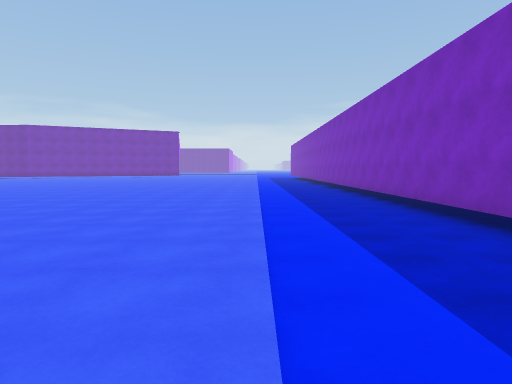
view 1 (above)

24 first-person views from a walk through a Unity game level. The camera is 1.5 m above the floor, tilts 4° down and sees 75° across. The floor is counted in squares, 2 m on a side. Each view is taken from the middle of a square. On the plan, view 1 faces up. The plan holds only what a view shows up to about 11 squares ahead; the rest is blank. The place goes on beyond the plan.

view 2
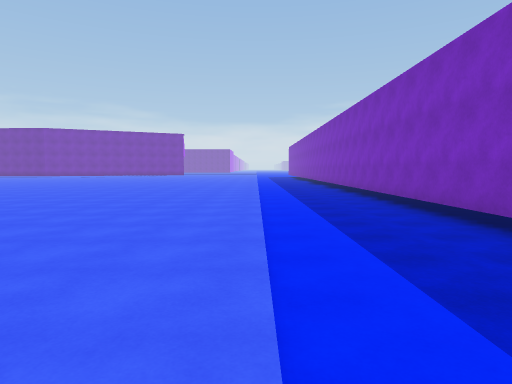

view 3
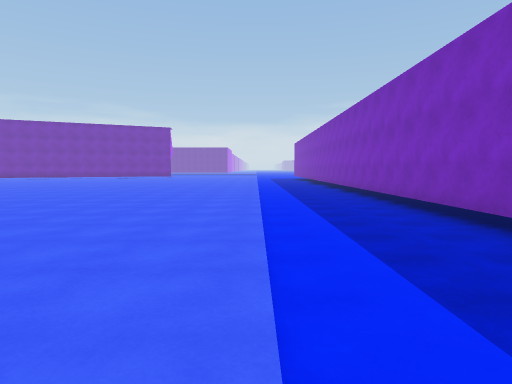

view 4
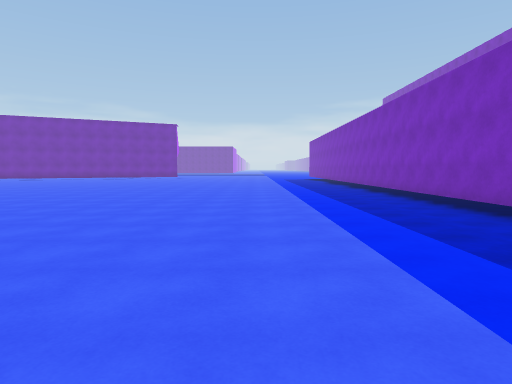

view 5
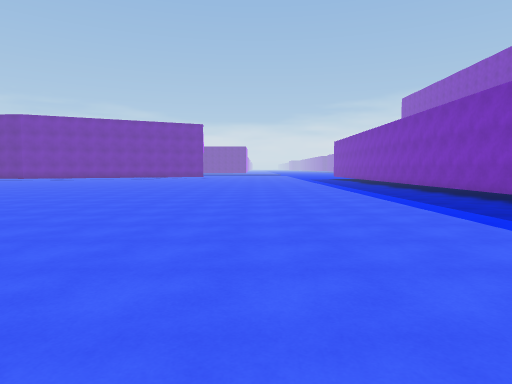

view 6
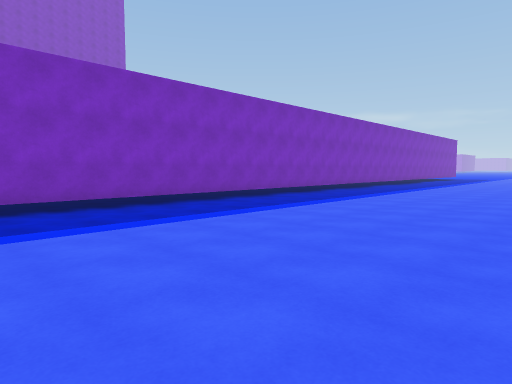

view 7
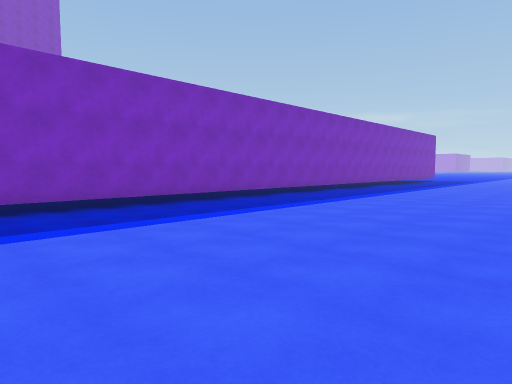

view 8
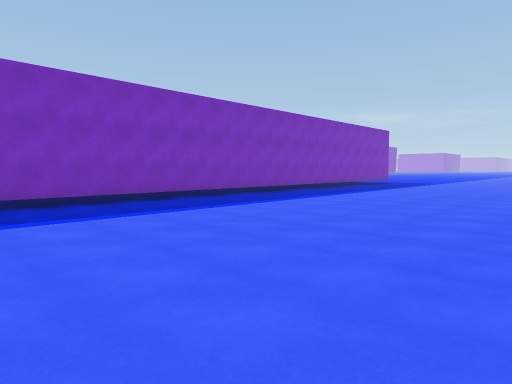

view 9
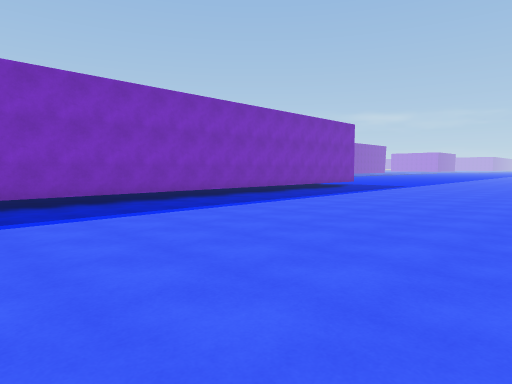

view 10
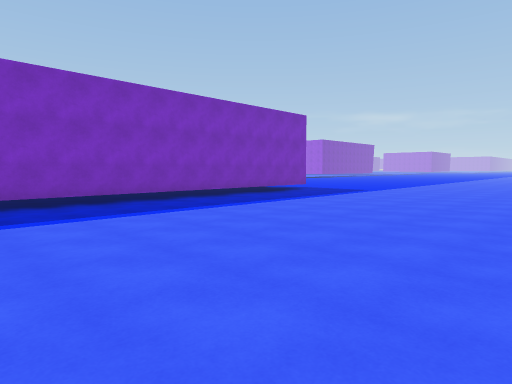

view 11
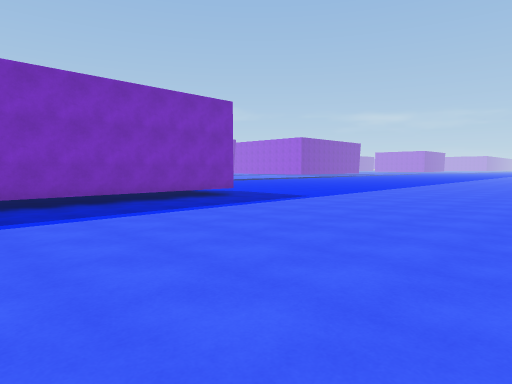

view 12
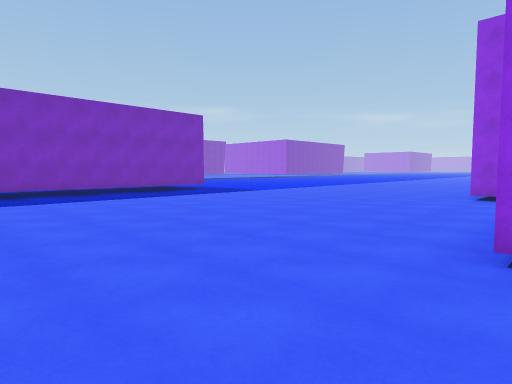

view 13
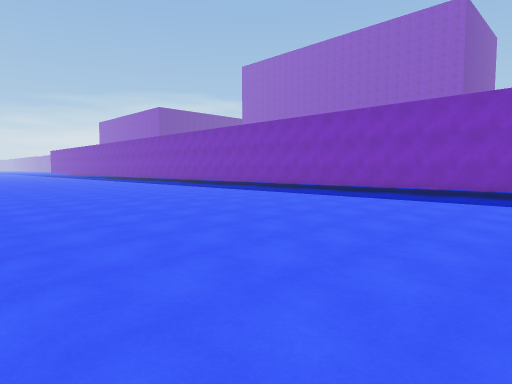

view 14
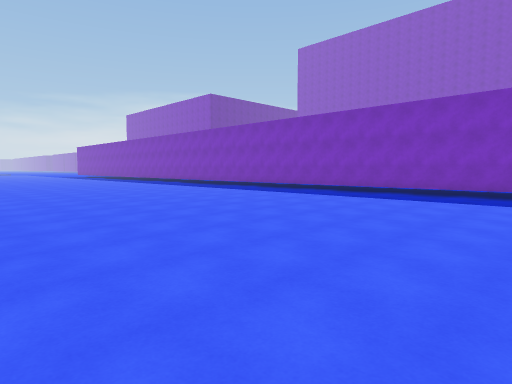

view 15
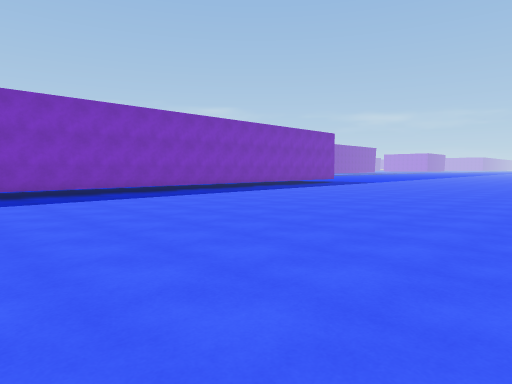

view 16
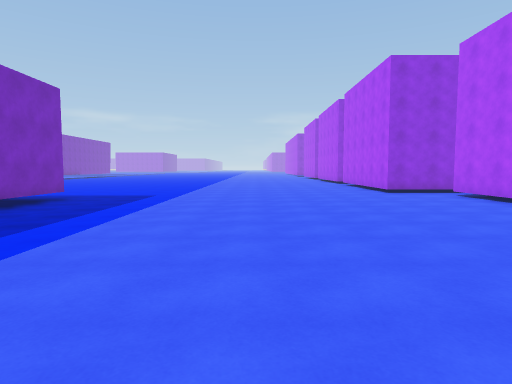

view 17
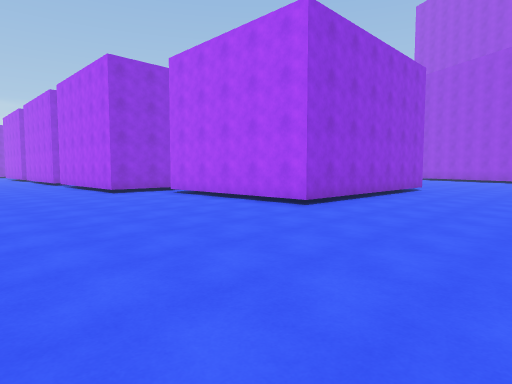

view 18
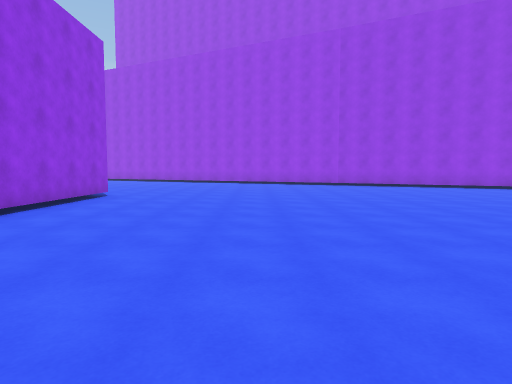

view 19
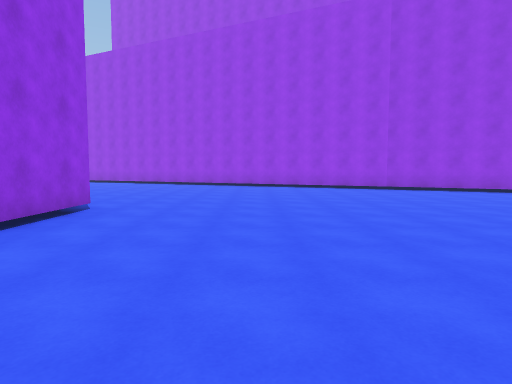

view 20
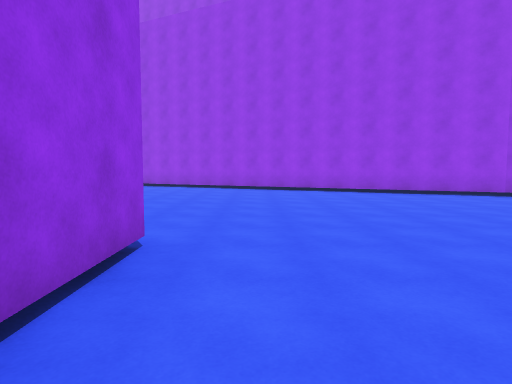

view 21
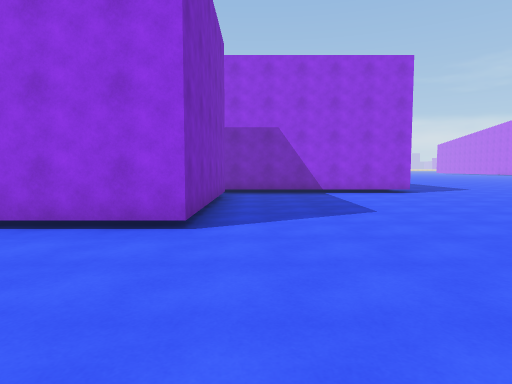

view 22
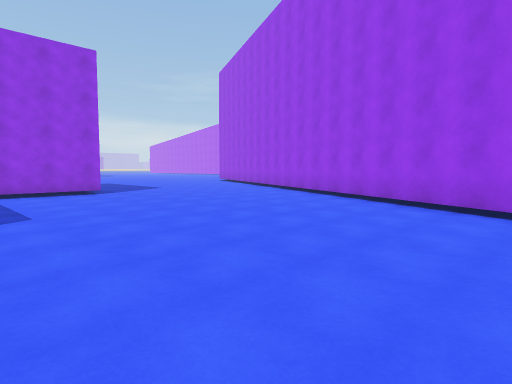

view 23
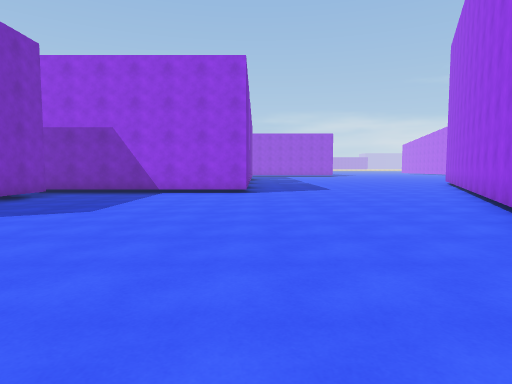

view 24
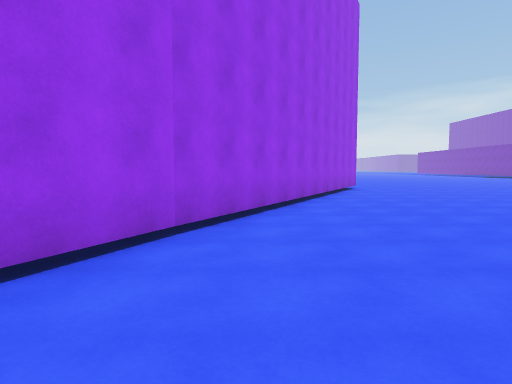

### Floor plan
Key: @ floor where view 1 was taken; # wall or solid block; . main floor; - floor 0.25 m lower than the main floor; / step, stairs or slope.
Columns run from 27 left of view 1 to 5 right of it. Each row starts with its distance up from view 1.
 16                  ........../---#
 15                  ........../---#
 14                  ........../---#
 13                   ........./---#
 12                    ......../---#
 11                    ......../---#
 10                     ......./---#
  9                     ......./---#
  8                     ......./---#
  7                     ......./---#
  6                      ....../---#
  5                     ......./---#
  4                     ......./---#
  3                     ......./---#
  2                     ......./---#
  1                     ......./---#
  0                     .......@---#
 -1                    ......../---#
 -2                    ......../---#
 -3           ##....   ......../---#
 -4           #.....   ......../---#
 -5          ##.....   ......../---#
 -6          #.....    ......../---#
 -7         ##....     ......../---#
 -8         #......    ......../---#
 -9        ##........  ......../---#
-10        #..........  ......./---#
-11       ##.................../---#
-12       #..................../---#
-13      ##..................../---#
-14      #...................../---#
-15     ##...................../---#
-16     #....................../---#
-17    ##....................../---#
-18    #.........#######......./---#
-19   ##.........#     #......./---#
-20   #..........#     #......./---#
-21  ##..........#     #......./---#
-22  #...........#     #......./---#
-23 ##...........#     #......./---#
-24 #.......######     ###...../-----
-25 #.......             #...../-----

Where each view was taken, in squares from view 1:
view 1: 0 up, 0 right, facing up
view 2: 2 down, 0 right, facing up
view 3: 3 up, 0 right, facing up
view 4: 5 up, 1 left, facing up
view 5: 5 up, 3 left, facing up
view 6: 6 up, 4 left, facing down-right
view 7: 1 up, 4 left, facing down-right
view 8: 4 down, 5 left, facing down-right
view 9: 8 down, 5 left, facing down-right
view 10: 12 down, 5 left, facing down-right
view 11: 16 down, 5 left, facing down-right
view 12: 15 down, 8 left, facing down-right
view 13: 15 down, 8 left, facing up-right
view 14: 5 down, 8 left, facing up-right
view 15: 5 down, 8 left, facing down-right
view 16: 14 down, 2 left, facing down
view 17: 14 down, 2 left, facing down-left
view 18: 14 down, 5 left, facing left
view 19: 15 down, 8 left, facing left
view 20: 17 down, 11 left, facing left
view 21: 14 down, 15 left, facing down
view 22: 14 down, 16 left, facing down-left
view 23: 14 down, 20 left, facing down
view 24: 14 down, 19 left, facing up
